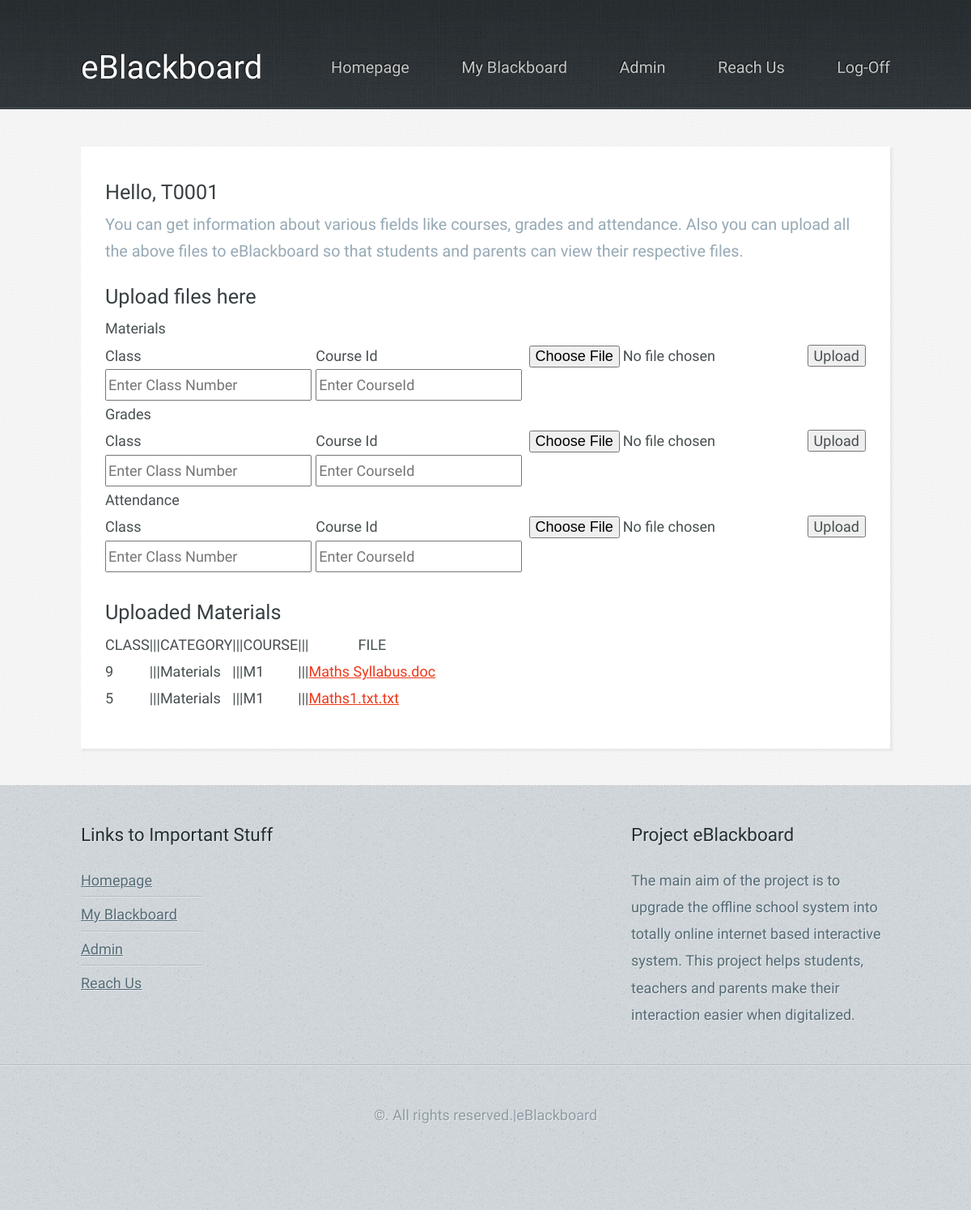
/teacher/home.php (signed in), run on the app's committed database.
### tables this page shows
CREATE TABLE `uploads` (
  `documentid` int(10) NOT NULL,
  `class` int(5) DEFAULT NULL,
  `courseid` varchar(5) DEFAULT NULL,
  `teacherid` varchar(5) DEFAULT NULL,
  `category` varchar(20) DEFAULT NULL,
  `location` varchar(100) DEFAULT NULL
);

### functions.php (called while the page is built, shortened)
<?php
	function getNRows($sql, $page)
      {
            $result = selectQuery($sql, $page);
            $rowcount = mysqli_num_rows($result);
            return($rowcount);
      }
	function selectQuery($sql, $page)
	{
            include "connection.php";
		$result = mysqli_query($con, $sql);
            return($result);
	}
?>

### teacher/home.php (the view, shortened to what this page needs)
<!DOCTYPE HTML>
<?php
	include "../functions.php";
	$uname = $_SESSION['userID'];
	$uploadSQL = "SELECT * FROM uploads where teacherid = '$uname'";
	$rowCount = getNRows($uploadSQL, "home.php");
?>
<html>
	<head>
		<link rel="stylesheet" href="../assets/css/main.css" />
	</head>
	<body class="subpage">
		<div id="page-wrapper">
				<div id="header-wrapper">
					<header id="header" class="container">
						<div class="row">
							<div class="12u">
									<h1><a href="#" id="logo">eBlackboard</a></h1>
									<nav id="nav">
										<a href="../index.html">Homepage</a>
										<a href="../myblackboard.php">My Blackboard</a>
										<a href="../admin.php">Admin</a>
										<a href="../reachus.php">Reach Us</a>
										<a href="teacherlogout.php">Log-Off</a>
									</nav>
							</div>
						</div>
					</header>
				</div>
				<div id="content-wrapper">
					<div id="content">
						<div class="container">
							<div class="row">
								<div class="12u">
										<section>
											<header>
												<h2>Hello, <?php echo $_SESSION['userID']; ?></h2>
												<h3>You can get information about various fields like courses, grades and attendance. Also you can upload all the above files to eBlackboard so that students and parents can view their respective files.</h3>
											</header>
											<h2>Upload files here</h2>
						<table cellpadding="10">
						<tr>
							<tr><td>Materials</td></tr>
							<form name = "materialUpload" method = "post" action = "home.php?Upload=1" enctype="multipart/form-data">
							<td>Class    <input type="text" name="class" placeholder="Enter Class Number"></td>
							<td>Course Id<input type="text" name="courseid" placeholder="Enter CourseId"></td>
							<td><input type="file" name="file"></td>
							<td><input type = "submit" value = "Upload"/></td>
							</form>
						</tr>
						<tr>
							<tr><td>Grades</td></tr>
							<form name = "gradeUpload" method = "post" action = "home.php?Upload=2" enctype="multipart/form-data">
							<td>Class    <input type="text" name="class" placeholder="Enter Class Number"></td>
							<td>Course Id<input type="text" name="courseid" placeholder="Enter CourseId"></td>
							<td><input type="file" name="file"></td>
							<td><input type = "submit" value = "Upload"/></td>
							</form>
						</tr>
						<tr>
							<tr><td>Attendance</td></tr>
							<form name = "attendanceUpload" method = "post" action = "home.php?Upload=3" enctype="multipart/form-data">
							<td>Class    <input type="text" name="class" placeholder="Enter Class Number"></td>
							<td>Course Id<input type="text" name="courseid" placeholder="Enter CourseId"></td>
							<td><input type="file" name="file"></td>
							<td><input type = "submit" value = "Upload"/></td>
							</form>
						</tr>
						</table>
											<br/>
							<h2>Uploaded Materials</h2>
									<?php
										if($rowCount >= 1) { ?>
											<table cellpadding="10" border = 1>
											<?php
												echo "<tr>";
													echo "<th><b>CLASS</b></th>";
													echo "<th>|||</th>";
													echo "<th>CATEGORY</th>";
													echo "<th>|||</th>";
													echo "<th>COURSE</th>";
													echo "<th>|||</th>";
													echo "<th>FILE</th>";
												echo "</tr>";
												$result = selectQuery($sql = $uploadSQL, $page = "");
												while($row = mysqli_fetch_assoc($result)) {
													$fName = $row['location'];
													$fName = explode("/", $fName);
													$fName = $fName[2];
													echo "<tr>";
														echo "<td>".$row['class']."</td>";
														echo "<td>|||</td>";
														echo "<td>".$row['category']."</td>";
														echo "<td>|||</td>";
														echo "<td>".$row['courseid']."</td>";
														echo "<td>|||</td>";
														echo "<td><a href = '".$row['location']."' target='_blank'>".$fName."</a></td>";
													echo "</tr>";
												}
											?>
											</table>
										<?php }
										else {
											echo "<p>No Uploads yet!</p>";
										}?>
										</section>
								</div>
							</div>
						</div>
					</div>
				</div>
				<div id="footer-wrapper">
					<footer id="footer" class="container">
						<div class="row">
							<div class="8u 12u(mobile)">
									<section>
										<h2>Links to Important Stuff</h2>
										<div>
											<div class="row">
												<div class="3u 12u(mobile)">
													<ul class="link-list last-child">
														<li><a href="index.php">Homepage</a></li>
													<li><a href="myblackboard.php">My Blackboard</a></li>
													<li><a href="admin.php">Admin</a></li>
													<li><a href="reachus.php">Reach Us</a></li>
													</ul>
												</div>
											</div>
										</div>
									</section>
							</div>
							<div class="4u 12u(mobile)">
									<section>
										<h2>Project eBlackboard</h2>
										<p>
											The main aim of the project is to upgrade the offline school system into totally online internet based interactive system. This project helps students, teachers and parents make their interaction easier when digitalized.
										</p>
									</section>
							</div>
						</div>
					</footer>
				</div>
				<div id="copyright">
					&copy;. All rights reserved.|eBlackboard
				</div>
		</div>
	</body>
</html>

### data on the page
uploads: class "9", category "Materials", courseid "M1", location "Maths Syllabus.doc"
uploads: class "5", category "Materials", courseid "M1", location "Maths1.txt.txt"

### other printed values
$_SESSION['userID'] "T0001"
